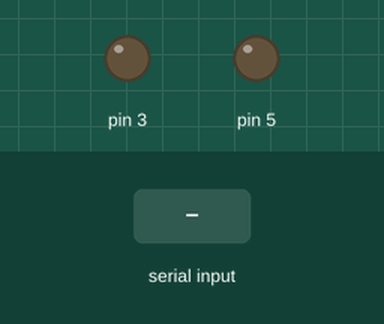
This sketch was run on a simulated Arduino Uno, built with avr-gcc and run on an emulated ATmega328P. Shown: output pins drawn as LEDs (lit = HIGH). Inputs (shaded band) come from the test bench.

Above: at 1.2 s.
1.3 s: "r" received over Serial
At 2.3 s:
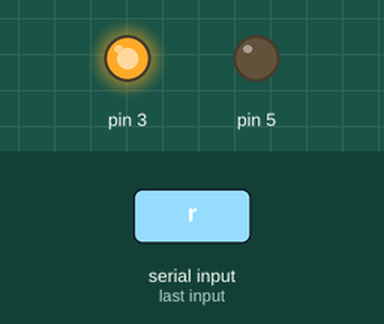
2.8 s: "g" received over Serial
At 3.5 s:
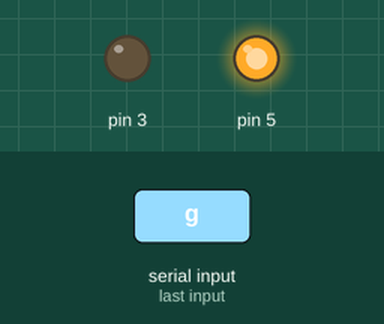
Timing chart, 0 to 5.8 s (numbered marks = the images above; inputs shaded):
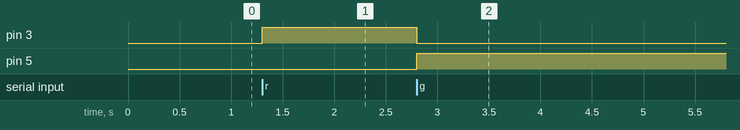

Measured:
- after the input at 1.3 s, pin 3: LOW → HIGH at once
- after the input at 2.8 s, pin 3: HIGH → LOW at once; pin 5: LOW → HIGH at once

The sketch:

launcher_control.ino
```cpp
 void setup(){
  pinMode(3,OUTPUT);
  pinMode(5,OUTPUT);
  pinMode(A4, INPUT);
  pinMode(A5, INPUT);
   // initialize serial communications at 9600 bps:
  Serial.begin(9600);
}

int altitude = 0;
int magnitude = 0;

void loop(){
  while(Serial.available() == 0);
  char c = Serial.read();
  if (c == 'p'){
    altitude = analogRead(A5)/4;
    magnitude = analogRead(A4)/4;
    Serial.print(altitude);
    Serial.print(',');
    Serial.println(magnitude);
  }
  if (c == 'r'){
    analogWrite(3,255);
    analogWrite(5,0);
  }
  if (c == 'g'){
    analogWrite(3,0);
    analogWrite(5,255);
  }
}
```
